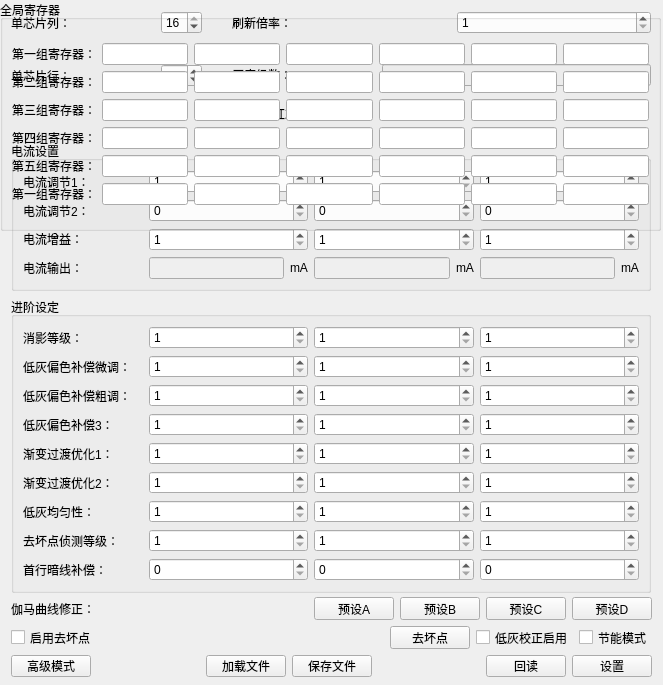
<?xml version="1.0" encoding="UTF-8"?>
<ui version="4.0">
 <class>ICXM10480GSetting</class>
 <widget class="QWidget" name="ICXM10480GSetting">
  <property name="geometry">
   <rect>
    <x>0</x>
    <y>0</y>
    <width>663</width>
    <height>685</height>
   </rect>
  </property>
  <property name="sizePolicy">
   <sizepolicy hsizetype="Fixed" vsizetype="Fixed">
    <horstretch>0</horstretch>
    <verstretch>0</verstretch>
   </sizepolicy>
  </property>
  <property name="windowTitle">
   <string>XM10480G芯片设置</string>
  </property>
  <widget class="QGroupBox" name="groupBox_3">
   <property name="geometry">
    <rect>
     <x>0</x>
     <y>0</y>
     <width>661</width>
     <height>231</height>
    </rect>
   </property>
   <property name="title">
    <string>全局寄存器</string>
   </property>
   <layout class="QVBoxLayout" name="verticalLayout_11">
    <item>
     <layout class="QVBoxLayout" name="verticalLayout">
      <item>
       <layout class="QHBoxLayout" name="horizontalLayout_5">
        <item>
         <widget class="QLabel" name="label_22">
          <property name="text">
           <string>第一组寄存器：</string>
          </property>
         </widget>
        </item>
        <item>
         <widget class="QLineEdit" name="lineEdit_5"/>
        </item>
        <item>
         <widget class="QLineEdit" name="lineEdit_6"/>
        </item>
        <item>
         <widget class="QLineEdit" name="lineEdit_7"/>
        </item>
        <item>
         <widget class="QLineEdit" name="lineEdit_8"/>
        </item>
        <item>
         <widget class="QLineEdit" name="lineEdit_9"/>
        </item>
        <item>
         <widget class="QLineEdit" name="lineEdit_10"/>
        </item>
       </layout>
      </item>
      <item>
       <layout class="QHBoxLayout" name="horizontalLayout_6">
        <item>
         <widget class="QLabel" name="label_23">
          <property name="text">
           <string>第二组寄存器：</string>
          </property>
         </widget>
        </item>
        <item>
         <widget class="QLineEdit" name="lineEdit_11"/>
        </item>
        <item>
         <widget class="QLineEdit" name="lineEdit_12"/>
        </item>
        <item>
         <widget class="QLineEdit" name="lineEdit_13"/>
        </item>
        <item>
         <widget class="QLineEdit" name="lineEdit_14"/>
        </item>
        <item>
         <widget class="QLineEdit" name="lineEdit_15"/>
        </item>
        <item>
         <widget class="QLineEdit" name="lineEdit_16"/>
        </item>
       </layout>
      </item>
      <item>
       <layout class="QHBoxLayout" name="horizontalLayout_7">
        <item>
         <widget class="QLabel" name="label_24">
          <property name="text">
           <string>第三组寄存器：</string>
          </property>
         </widget>
        </item>
        <item>
         <widget class="QLineEdit" name="lineEdit_17"/>
        </item>
        <item>
         <widget class="QLineEdit" name="lineEdit_18"/>
        </item>
        <item>
         <widget class="QLineEdit" name="lineEdit_19"/>
        </item>
        <item>
         <widget class="QLineEdit" name="lineEdit_20"/>
        </item>
        <item>
         <widget class="QLineEdit" name="lineEdit_21"/>
        </item>
        <item>
         <widget class="QLineEdit" name="lineEdit_22"/>
        </item>
       </layout>
      </item>
      <item>
       <layout class="QHBoxLayout" name="horizontalLayout_8">
        <item>
         <widget class="QLabel" name="label_25">
          <property name="text">
           <string>第四组寄存器：</string>
          </property>
         </widget>
        </item>
        <item>
         <widget class="QLineEdit" name="lineEdit_23"/>
        </item>
        <item>
         <widget class="QLineEdit" name="lineEdit_24"/>
        </item>
        <item>
         <widget class="QLineEdit" name="lineEdit_25"/>
        </item>
        <item>
         <widget class="QLineEdit" name="lineEdit_26"/>
        </item>
        <item>
         <widget class="QLineEdit" name="lineEdit_27"/>
        </item>
        <item>
         <widget class="QLineEdit" name="lineEdit_28"/>
        </item>
       </layout>
      </item>
      <item>
       <layout class="QHBoxLayout" name="horizontalLayout_9">
        <item>
         <widget class="QLabel" name="label_26">
          <property name="text">
           <string>第五组寄存器：</string>
          </property>
         </widget>
        </item>
        <item>
         <widget class="QLineEdit" name="lineEdit_29"/>
        </item>
        <item>
         <widget class="QLineEdit" name="lineEdit_30"/>
        </item>
        <item>
         <widget class="QLineEdit" name="lineEdit_31"/>
        </item>
        <item>
         <widget class="QLineEdit" name="lineEdit_32"/>
        </item>
        <item>
         <widget class="QLineEdit" name="lineEdit_33"/>
        </item>
        <item>
         <widget class="QLineEdit" name="lineEdit_34"/>
        </item>
       </layout>
      </item>
      <item>
       <layout class="QHBoxLayout" name="horizontalLayout_10">
        <item>
         <widget class="QLabel" name="label_27">
          <property name="text">
           <string>第一组寄存器：</string>
          </property>
         </widget>
        </item>
        <item>
         <widget class="QLineEdit" name="lineEdit_35"/>
        </item>
        <item>
         <widget class="QLineEdit" name="lineEdit_36"/>
        </item>
        <item>
         <widget class="QLineEdit" name="lineEdit_37"/>
        </item>
        <item>
         <widget class="QLineEdit" name="lineEdit_38"/>
        </item>
        <item>
         <widget class="QLineEdit" name="lineEdit_39"/>
        </item>
        <item>
         <widget class="QLineEdit" name="lineEdit_40"/>
        </item>
       </layout>
      </item>
     </layout>
    </item>
   </layout>
  </widget>
  <widget class="QWidget" name="layoutWidget">
   <property name="geometry">
    <rect>
     <x>11</x>
     <y>11</y>
     <width>640</width>
     <height>582</height>
    </rect>
   </property>
   <layout class="QVBoxLayout" name="verticalLayout_7">
    <item>
     <layout class="QHBoxLayout" name="horizontalLayout_11">
      <property name="spacing">
       <number>30</number>
      </property>
      <item>
       <layout class="QVBoxLayout" name="verticalLayout_2">
        <item>
         <layout class="QHBoxLayout" name="horizontalLayout_2">
          <item>
           <widget class="QLabel" name="SingleChipCollabel">
            <property name="minimumSize">
             <size>
              <width>120</width>
              <height>0</height>
             </size>
            </property>
            <property name="text">
             <string>单芯片列：</string>
            </property>
           </widget>
          </item>
          <item>
           <widget class="QSpinBox" name="SingleChipColspinBox">
            <property name="minimum">
             <number>0</number>
            </property>
            <property name="maximum">
             <number>16</number>
            </property>
            <property name="value">
             <number>16</number>
            </property>
           </widget>
          </item>
         </layout>
        </item>
        <item>
         <layout class="QHBoxLayout" name="horizontalLayout_3">
          <item>
           <widget class="QLabel" name="SingleChipRowlabel">
            <property name="minimumSize">
             <size>
              <width>120</width>
              <height>0</height>
             </size>
            </property>
            <property name="text">
             <string>单芯片行：</string>
            </property>
           </widget>
          </item>
          <item>
           <widget class="QSpinBox" name="SingleChipRowspinBox">
            <property name="minimum">
             <number>0</number>
            </property>
            <property name="maximum">
             <number>80</number>
            </property>
            <property name="value">
             <number>16</number>
            </property>
           </widget>
          </item>
         </layout>
        </item>
       </layout>
      </item>
      <item>
       <layout class="QVBoxLayout" name="verticalLayout_3">
        <item>
         <layout class="QHBoxLayout" name="horizontalLayout">
          <item>
           <widget class="QLabel" name="RefreshRatelable">
            <property name="minimumSize">
             <size>
              <width>120</width>
              <height>0</height>
             </size>
            </property>
            <property name="text">
             <string>刷新倍率：</string>
            </property>
           </widget>
          </item>
          <item>
           <widget class="QSpinBox" name="RefreshRatelspinBox">
            <property name="minimum">
             <number>1</number>
            </property>
            <property name="maximum">
             <number>64</number>
            </property>
            <property name="value">
             <number>1</number>
            </property>
           </widget>
          </item>
         </layout>
        </item>
        <item>
         <layout class="QHBoxLayout" name="horizontalLayout_4">
          <item>
           <widget class="QLabel" name="label_21">
            <property name="minimumSize">
             <size>
              <width>120</width>
              <height>0</height>
             </size>
            </property>
            <property name="text">
             <string>灰度级数：</string>
            </property>
           </widget>
          </item>
          <item>
           <widget class="QLineEdit" name="lineEdit_4">
            <property name="enabled">
             <bool>false</bool>
            </property>
           </widget>
          </item>
         </layout>
        </item>
       </layout>
      </item>
     </layout>
    </item>
    <item>
     <layout class="QHBoxLayout" name="horizontalLayout_13">
      <item>
       <spacer name="horizontalSpacer">
        <property name="orientation">
         <enum>Qt::Horizontal</enum>
        </property>
        <property name="sizeHint" stdset="0">
         <size>
          <width>40</width>
          <height>20</height>
         </size>
        </property>
       </spacer>
      </item>
      <item>
       <layout class="QHBoxLayout" name="horizontalLayout_12">
        <property name="spacing">
         <number>110</number>
        </property>
        <property name="rightMargin">
         <number>50</number>
        </property>
        <item>
         <widget class="QLabel" name="ChipRlabel">
          <property name="text">
           <string>红芯片</string>
          </property>
         </widget>
        </item>
        <item>
         <widget class="QLabel" name="ChipGlabel">
          <property name="text">
           <string>绿芯片</string>
          </property>
         </widget>
        </item>
        <item>
         <widget class="QLabel" name="ChipBlabel">
          <property name="text">
           <string>蓝芯片</string>
          </property>
         </widget>
        </item>
       </layout>
      </item>
     </layout>
    </item>
    <item>
     <widget class="QGroupBox" name="CurrentSettinggroupBox">
      <property name="title">
       <string>电流设置</string>
      </property>
      <layout class="QVBoxLayout" name="verticalLayout_4">
       <item>
        <layout class="QHBoxLayout" name="horizontalLayout_18">
         <item>
          <layout class="QVBoxLayout" name="verticalLayout_6">
           <item>
            <widget class="QLabel" name="CurrentRegulation1label">
             <property name="minimumSize">
              <size>
               <width>120</width>
               <height>0</height>
              </size>
             </property>
             <property name="text">
              <string>电流调节1：</string>
             </property>
            </widget>
           </item>
           <item>
            <widget class="QLabel" name="CurrentRegulation2label">
             <property name="minimumSize">
              <size>
               <width>120</width>
               <height>0</height>
              </size>
             </property>
             <property name="text">
              <string>电流调节2：</string>
             </property>
            </widget>
           </item>
           <item>
            <widget class="QLabel" name="CurrentGainlabel">
             <property name="minimumSize">
              <size>
               <width>120</width>
               <height>0</height>
              </size>
             </property>
             <property name="text">
              <string>电流增益：</string>
             </property>
            </widget>
           </item>
           <item>
            <widget class="QLabel" name="CueerntOutputlabel">
             <property name="minimumSize">
              <size>
               <width>120</width>
               <height>0</height>
              </size>
             </property>
             <property name="text">
              <string>电流输出：</string>
             </property>
            </widget>
           </item>
          </layout>
         </item>
         <item>
          <layout class="QVBoxLayout" name="verticalLayout_5">
           <item>
            <layout class="QHBoxLayout" name="horizontalLayout_14">
             <item>
              <widget class="QSpinBox" name="CurrentRegulation1RspinBox">
               <property name="minimum">
                <number>1</number>
               </property>
               <property name="maximum">
                <number>2</number>
               </property>
               <property name="value">
                <number>1</number>
               </property>
              </widget>
             </item>
             <item>
              <widget class="QSpinBox" name="CurrentRegulation1GspinBox">
               <property name="minimum">
                <number>1</number>
               </property>
               <property name="maximum">
                <number>2</number>
               </property>
              </widget>
             </item>
             <item>
              <widget class="QSpinBox" name="CurrentRegulation1BspinBox">
               <property name="minimum">
                <number>1</number>
               </property>
               <property name="maximum">
                <number>2</number>
               </property>
              </widget>
             </item>
            </layout>
           </item>
           <item>
            <layout class="QHBoxLayout" name="horizontalLayout_15">
             <item>
              <widget class="QSpinBox" name="CurrentRegulation2RspinBox">
               <property name="maximum">
                <number>63</number>
               </property>
              </widget>
             </item>
             <item>
              <widget class="QSpinBox" name="CurrentRegulation2GspinBox">
               <property name="maximum">
                <number>63</number>
               </property>
              </widget>
             </item>
             <item>
              <widget class="QSpinBox" name="CurrentRegulation2BspinBox">
               <property name="maximum">
                <number>63</number>
               </property>
              </widget>
             </item>
            </layout>
           </item>
           <item>
            <layout class="QHBoxLayout" name="horizontalLayout_16">
             <item>
              <widget class="QSpinBox" name="CurrentGainRspinBox">
               <property name="minimum">
                <number>1</number>
               </property>
               <property name="maximum">
                <number>32</number>
               </property>
              </widget>
             </item>
             <item>
              <widget class="QSpinBox" name="CurrentGainGspinBox">
               <property name="minimum">
                <number>1</number>
               </property>
               <property name="maximum">
                <number>32</number>
               </property>
              </widget>
             </item>
             <item>
              <widget class="QSpinBox" name="CurrentGainBspinBox">
               <property name="minimum">
                <number>1</number>
               </property>
               <property name="maximum">
                <number>32</number>
               </property>
              </widget>
             </item>
            </layout>
           </item>
           <item>
            <layout class="QHBoxLayout" name="horizontalLayout_17">
             <item>
              <widget class="QLineEdit" name="CurrentOutputRlineEdit">
               <property name="enabled">
                <bool>false</bool>
               </property>
               <property name="alignment">
                <set>Qt::AlignCenter</set>
               </property>
              </widget>
             </item>
             <item>
              <widget class="QLabel" name="label_8">
               <property name="text">
                <string>mA</string>
               </property>
              </widget>
             </item>
             <item>
              <widget class="QLineEdit" name="CurrentOutputGlineEdit">
               <property name="enabled">
                <bool>false</bool>
               </property>
               <property name="alignment">
                <set>Qt::AlignCenter</set>
               </property>
              </widget>
             </item>
             <item>
              <widget class="QLabel" name="label_9">
               <property name="text">
                <string>mA</string>
               </property>
              </widget>
             </item>
             <item>
              <widget class="QLineEdit" name="CurrentOutputBlineEdit">
               <property name="enabled">
                <bool>false</bool>
               </property>
               <property name="alignment">
                <set>Qt::AlignCenter</set>
               </property>
              </widget>
             </item>
             <item>
              <widget class="QLabel" name="label_10">
               <property name="text">
                <string>mA</string>
               </property>
              </widget>
             </item>
            </layout>
           </item>
          </layout>
         </item>
        </layout>
       </item>
      </layout>
     </widget>
    </item>
    <item>
     <widget class="QGroupBox" name="AdvancedSettinggroupBox">
      <property name="title">
       <string>进阶设定</string>
      </property>
      <layout class="QVBoxLayout" name="verticalLayout_10">
       <item>
        <layout class="QHBoxLayout" name="horizontalLayout_28" stretch="0,1">
         <item>
          <layout class="QVBoxLayout" name="verticalLayout_9">
           <item>
            <widget class="QLabel" name="EliminationLevellabel">
             <property name="minimumSize">
              <size>
               <width>120</width>
               <height>0</height>
              </size>
             </property>
             <property name="maximumSize">
              <size>
               <width>120</width>
               <height>25</height>
              </size>
             </property>
             <property name="text">
              <string>消影等级：</string>
             </property>
            </widget>
           </item>
           <item>
            <widget class="QLabel" name="FineAdjLGCClabel">
             <property name="minimumSize">
              <size>
               <width>120</width>
               <height>0</height>
              </size>
             </property>
             <property name="maximumSize">
              <size>
               <width>120</width>
               <height>25</height>
              </size>
             </property>
             <property name="text">
              <string>低灰偏色补偿微调：</string>
             </property>
            </widget>
           </item>
           <item>
            <widget class="QLabel" name="RoughAdjGCClabel">
             <property name="minimumSize">
              <size>
               <width>120</width>
               <height>0</height>
              </size>
             </property>
             <property name="maximumSize">
              <size>
               <width>120</width>
               <height>25</height>
              </size>
             </property>
             <property name="text">
              <string>低灰偏色补偿粗调：</string>
             </property>
            </widget>
           </item>
           <item>
            <widget class="QLabel" name="AdjGCC3label">
             <property name="minimumSize">
              <size>
               <width>120</width>
               <height>0</height>
              </size>
             </property>
             <property name="maximumSize">
              <size>
               <width>120</width>
               <height>25</height>
              </size>
             </property>
             <property name="text">
              <string>低灰偏色补偿3：</string>
             </property>
            </widget>
           </item>
           <item>
            <widget class="QLabel" name="GradientOptimization1label">
             <property name="minimumSize">
              <size>
               <width>120</width>
               <height>0</height>
              </size>
             </property>
             <property name="maximumSize">
              <size>
               <width>120</width>
               <height>25</height>
              </size>
             </property>
             <property name="text">
              <string>渐变过渡优化1：</string>
             </property>
            </widget>
           </item>
           <item>
            <widget class="QLabel" name="GradientOptimization2label">
             <property name="minimumSize">
              <size>
               <width>120</width>
               <height>0</height>
              </size>
             </property>
             <property name="maximumSize">
              <size>
               <width>120</width>
               <height>25</height>
              </size>
             </property>
             <property name="text">
              <string>渐变过渡优化2：</string>
             </property>
            </widget>
           </item>
           <item>
            <widget class="QLabel" name="LowAshUniformitylabel">
             <property name="minimumSize">
              <size>
               <width>120</width>
               <height>0</height>
              </size>
             </property>
             <property name="maximumSize">
              <size>
               <width>120</width>
               <height>25</height>
              </size>
             </property>
             <property name="text">
              <string>低灰均匀性：</string>
             </property>
            </widget>
           </item>
           <item>
            <widget class="QLabel" name="DefectDetectionLevellabel">
             <property name="minimumSize">
              <size>
               <width>120</width>
               <height>0</height>
              </size>
             </property>
             <property name="maximumSize">
              <size>
               <width>120</width>
               <height>25</height>
              </size>
             </property>
             <property name="text">
              <string>去坏点侦测等级：</string>
             </property>
            </widget>
           </item>
           <item>
            <widget class="QLabel" name="FirstDarkLineCompensationlabel">
             <property name="minimumSize">
              <size>
               <width>120</width>
               <height>0</height>
              </size>
             </property>
             <property name="maximumSize">
              <size>
               <width>120</width>
               <height>25</height>
              </size>
             </property>
             <property name="text">
              <string>首行暗线补偿：</string>
             </property>
            </widget>
           </item>
          </layout>
         </item>
         <item>
          <layout class="QVBoxLayout" name="verticalLayout_8">
           <item>
            <layout class="QHBoxLayout" name="horizontalLayout_19">
             <item>
              <widget class="QSpinBox" name="EliminationLevelRspinBox">
               <property name="minimum">
                <number>1</number>
               </property>
               <property name="maximum">
                <number>128</number>
               </property>
              </widget>
             </item>
             <item>
              <widget class="QSpinBox" name="EliminationLevelGspinBox">
               <property name="minimum">
                <number>1</number>
               </property>
               <property name="maximum">
                <number>128</number>
               </property>
              </widget>
             </item>
             <item>
              <widget class="QSpinBox" name="EliminationLevelBspinBox">
               <property name="minimum">
                <number>1</number>
               </property>
               <property name="maximum">
                <number>128</number>
               </property>
              </widget>
             </item>
            </layout>
           </item>
           <item>
            <layout class="QHBoxLayout" name="horizontalLayout_20">
             <item>
              <widget class="QSpinBox" name="FineAdjLGCCRspinBox">
               <property name="minimum">
                <number>1</number>
               </property>
               <property name="maximum">
                <number>128</number>
               </property>
              </widget>
             </item>
             <item>
              <widget class="QSpinBox" name="FineAdjLGCCGspinBox">
               <property name="minimum">
                <number>1</number>
               </property>
               <property name="maximum">
                <number>128</number>
               </property>
              </widget>
             </item>
             <item>
              <widget class="QSpinBox" name="FineAdjLGCCBspinBox">
               <property name="minimum">
                <number>1</number>
               </property>
               <property name="maximum">
                <number>128</number>
               </property>
              </widget>
             </item>
            </layout>
           </item>
           <item>
            <layout class="QHBoxLayout" name="horizontalLayout_21">
             <item>
              <widget class="QSpinBox" name="RoughAdjGCCRspinBox">
               <property name="minimum">
                <number>1</number>
               </property>
               <property name="maximum">
                <number>256</number>
               </property>
              </widget>
             </item>
             <item>
              <widget class="QSpinBox" name="RoughAdjGCCGspinBox">
               <property name="minimum">
                <number>1</number>
               </property>
               <property name="maximum">
                <number>256</number>
               </property>
              </widget>
             </item>
             <item>
              <widget class="QSpinBox" name="RoughAdjGCCBspinBox">
               <property name="minimum">
                <number>1</number>
               </property>
               <property name="maximum">
                <number>256</number>
               </property>
              </widget>
             </item>
            </layout>
           </item>
           <item>
            <layout class="QHBoxLayout" name="horizontalLayout_22">
             <item>
              <widget class="QSpinBox" name="AdjGCCRspinBox">
               <property name="minimum">
                <number>1</number>
               </property>
               <property name="maximum">
                <number>8</number>
               </property>
              </widget>
             </item>
             <item>
              <widget class="QSpinBox" name="AdjGCCGspinBox">
               <property name="minimum">
                <number>1</number>
               </property>
               <property name="maximum">
                <number>8</number>
               </property>
              </widget>
             </item>
             <item>
              <widget class="QSpinBox" name="AdjGCCBspinBox">
               <property name="minimum">
                <number>1</number>
               </property>
               <property name="maximum">
                <number>8</number>
               </property>
              </widget>
             </item>
            </layout>
           </item>
           <item>
            <layout class="QHBoxLayout" name="horizontalLayout_23">
             <item>
              <widget class="QSpinBox" name="GradientOptimizationRspinBox">
               <property name="minimum">
                <number>1</number>
               </property>
               <property name="maximum">
                <number>256</number>
               </property>
              </widget>
             </item>
             <item>
              <widget class="QSpinBox" name="GradientOptimizationGspinBox">
               <property name="minimum">
                <number>1</number>
               </property>
               <property name="maximum">
                <number>256</number>
               </property>
              </widget>
             </item>
             <item>
              <widget class="QSpinBox" name="GradientOptimizationBspinBox">
               <property name="minimum">
                <number>1</number>
               </property>
               <property name="maximum">
                <number>256</number>
               </property>
              </widget>
             </item>
            </layout>
           </item>
           <item>
            <layout class="QHBoxLayout" name="horizontalLayout_24">
             <item>
              <widget class="QSpinBox" name="GradientOptimizationRspinBox_2">
               <property name="minimum">
                <number>1</number>
               </property>
               <property name="maximum">
                <number>32</number>
               </property>
              </widget>
             </item>
             <item>
              <widget class="QSpinBox" name="GradientOptimizationGspinBox_2">
               <property name="minimum">
                <number>1</number>
               </property>
               <property name="maximum">
                <number>32</number>
               </property>
              </widget>
             </item>
             <item>
              <widget class="QSpinBox" name="GradientOptimizationBspinBox_2">
               <property name="minimum">
                <number>1</number>
               </property>
               <property name="maximum">
                <number>32</number>
               </property>
              </widget>
             </item>
            </layout>
           </item>
           <item>
            <layout class="QHBoxLayout" name="horizontalLayout_25">
             <item>
              <widget class="QSpinBox" name="LowAshUniformityRspinBox">
               <property name="minimum">
                <number>1</number>
               </property>
               <property name="maximum">
                <number>32</number>
               </property>
              </widget>
             </item>
             <item>
              <widget class="QSpinBox" name="LowAshUniformityGspinBox">
               <property name="minimum">
                <number>1</number>
               </property>
               <property name="maximum">
                <number>32</number>
               </property>
              </widget>
             </item>
             <item>
              <widget class="QSpinBox" name="LowAshUniformityBspinBox">
               <property name="minimum">
                <number>1</number>
               </property>
               <property name="maximum">
                <number>32</number>
               </property>
              </widget>
             </item>
            </layout>
           </item>
           <item>
            <layout class="QHBoxLayout" name="horizontalLayout_26">
             <item>
              <widget class="QSpinBox" name="DefectDetectionLevelRspinBox">
               <property name="minimum">
                <number>1</number>
               </property>
               <property name="maximum">
                <number>32</number>
               </property>
              </widget>
             </item>
             <item>
              <widget class="QSpinBox" name="DefectDetectionLevelGspinBox">
               <property name="minimum">
                <number>1</number>
               </property>
               <property name="maximum">
                <number>32</number>
               </property>
              </widget>
             </item>
             <item>
              <widget class="QSpinBox" name="DefectDetectionLevelBspinBox">
               <property name="minimum">
                <number>1</number>
               </property>
               <property name="maximum">
                <number>32</number>
               </property>
              </widget>
             </item>
            </layout>
           </item>
           <item>
            <layout class="QHBoxLayout" name="horizontalLayout_27">
             <item>
              <widget class="QSpinBox" name="FirstDarkLineCompensationRspinBox">
               <property name="minimum">
                <number>0</number>
               </property>
               <property name="maximum">
                <number>65535</number>
               </property>
              </widget>
             </item>
             <item>
              <widget class="QSpinBox" name="FirstDarkLineCompensationGspinBox">
               <property name="minimum">
                <number>0</number>
               </property>
               <property name="maximum">
                <number>65535</number>
               </property>
              </widget>
             </item>
             <item>
              <widget class="QSpinBox" name="FirstDarkLineCompensationBspinBox">
               <property name="minimum">
                <number>0</number>
               </property>
               <property name="maximum">
                <number>65535</number>
               </property>
              </widget>
             </item>
            </layout>
           </item>
          </layout>
         </item>
        </layout>
       </item>
      </layout>
     </widget>
    </item>
   </layout>
  </widget>
  <widget class="QWidget" name="layoutWidget">
   <property name="geometry">
    <rect>
     <x>11</x>
     <y>597</y>
     <width>641</width>
     <height>80</height>
    </rect>
   </property>
   <layout class="QVBoxLayout" name="verticalLayout_12">
    <item>
     <layout class="QHBoxLayout" name="horizontalLayout_29">
      <item>
       <widget class="QLabel" name="GammaCurveCorrectionlabel">
        <property name="text">
         <string>伽马曲线修正：</string>
        </property>
       </widget>
      </item>
      <item>
       <spacer name="horizontalSpacer_2">
        <property name="orientation">
         <enum>Qt::Horizontal</enum>
        </property>
        <property name="sizeHint" stdset="0">
         <size>
          <width>40</width>
          <height>20</height>
         </size>
        </property>
       </spacer>
      </item>
      <item>
       <widget class="QPushButton" name="PresetApushButton">
        <property name="text">
         <string>预设A</string>
        </property>
       </widget>
      </item>
      <item>
       <widget class="QPushButton" name="PresetBpushButton">
        <property name="text">
         <string>预设B</string>
        </property>
       </widget>
      </item>
      <item>
       <widget class="QPushButton" name="PresetCpushButton">
        <property name="text">
         <string>预设C</string>
        </property>
       </widget>
      </item>
      <item>
       <widget class="QPushButton" name="PresetDpushButton">
        <property name="text">
         <string>预设D</string>
        </property>
       </widget>
      </item>
     </layout>
    </item>
    <item>
     <layout class="QHBoxLayout" name="horizontalLayout_30">
      <item>
       <widget class="QCheckBox" name="UseDefectDetectioncheckBox">
        <property name="text">
         <string>启用去坏点</string>
        </property>
       </widget>
      </item>
      <item>
       <spacer name="horizontalSpacer_3">
        <property name="orientation">
         <enum>Qt::Horizontal</enum>
        </property>
        <property name="sizeHint" stdset="0">
         <size>
          <width>40</width>
          <height>20</height>
         </size>
        </property>
       </spacer>
      </item>
      <item>
       <widget class="QPushButton" name="pushButton">
        <property name="text">
         <string>去坏点</string>
        </property>
       </widget>
      </item>
      <item>
       <widget class="QCheckBox" name="LowGrayCorrectioncheckBox">
        <property name="text">
         <string>低灰校正启用</string>
        </property>
       </widget>
      </item>
      <item>
       <widget class="QCheckBox" name="EnergySavingcheckBox">
        <property name="text">
         <string>节能模式</string>
        </property>
       </widget>
      </item>
     </layout>
    </item>
    <item>
     <layout class="QHBoxLayout" name="horizontalLayout_31">
      <item>
       <widget class="QPushButton" name="AdvancedSettingpushButton">
        <property name="text">
         <string>高级模式</string>
        </property>
       </widget>
      </item>
      <item>
       <spacer name="horizontalSpacer_4">
        <property name="orientation">
         <enum>Qt::Horizontal</enum>
        </property>
        <property name="sizeHint" stdset="0">
         <size>
          <width>40</width>
          <height>20</height>
         </size>
        </property>
       </spacer>
      </item>
      <item>
       <widget class="QPushButton" name="LoadFilepushButton">
        <property name="text">
         <string>加载文件</string>
        </property>
       </widget>
      </item>
      <item>
       <widget class="QPushButton" name="SaveFilepushButton">
        <property name="text">
         <string>保存文件</string>
        </property>
       </widget>
      </item>
      <item>
       <spacer name="horizontalSpacer_5">
        <property name="orientation">
         <enum>Qt::Horizontal</enum>
        </property>
        <property name="sizeHint" stdset="0">
         <size>
          <width>40</width>
          <height>20</height>
         </size>
        </property>
       </spacer>
      </item>
      <item>
       <widget class="QPushButton" name="ReadBackpushButton">
        <property name="text">
         <string>回读</string>
        </property>
       </widget>
      </item>
      <item>
       <widget class="QPushButton" name="SettingBtn">
        <property name="text">
         <string>设置</string>
        </property>
       </widget>
      </item>
     </layout>
    </item>
   </layout>
  </widget>
  <zorder>layoutWidget</zorder>
  <zorder>layoutWidget</zorder>
  <zorder>groupBox_3</zorder>
 </widget>
 <resources/>
 <connections/>
</ui>
